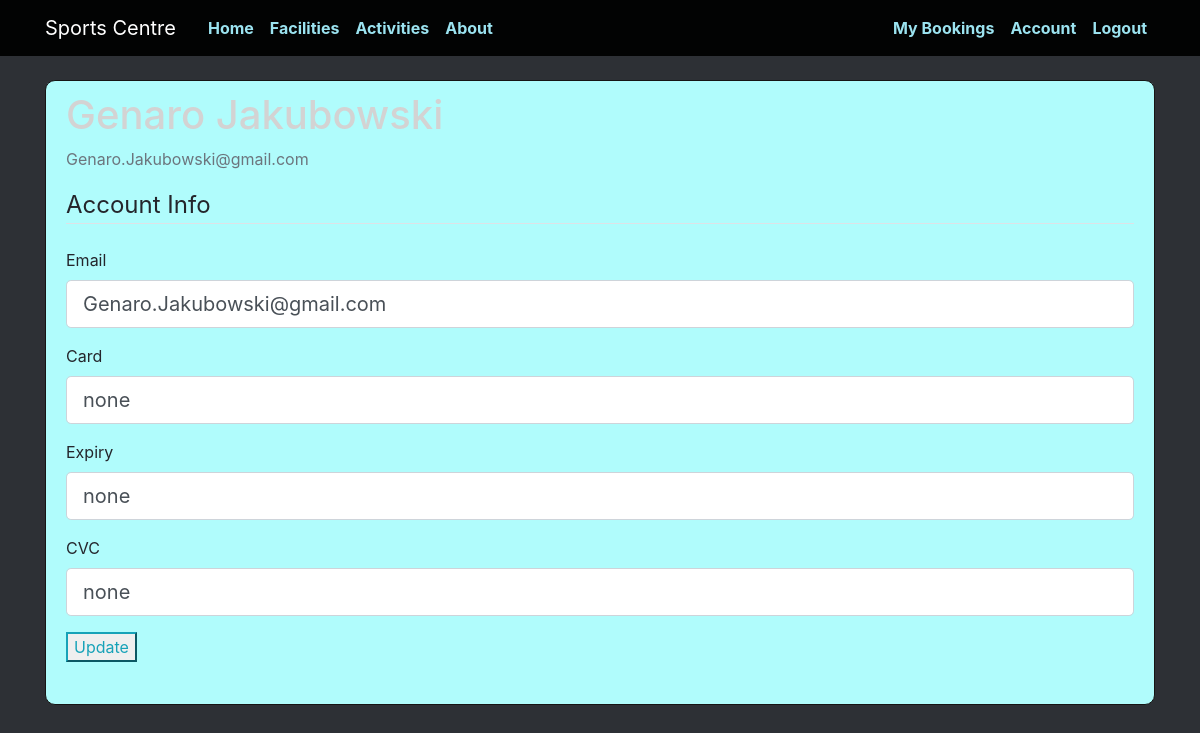
Page /account (signed in) on the committed database.
### app/models.py (models this page shows)
class User(db.Model, UserMixin):
  id = db.Column(db.Integer, primary_key=True)
  name = db.Column(db.String(100), nullable=False)
  email = db.Column(db.String(100), unique=True, nullable=False)
  password = db.Column(db.String(50), nullable=False)
  user_type = db.Column(db.Integer, default=1)
  card_number = db.Column(db.String, default="none")
  card_expiry = db.Column(db.String, default="none")
  card_CVC = db.Column(db.String, default="none")

### app/views.py (the view)
@app.route('/account', methods=['GET', 'POST'])
@login_required
def account():
  form = UpdateAccountForm()
  if form.validate_on_submit():
    current_user.email = form.email.data
    if is_integer_sequence(form.card_number.data, 16) and is_integer_sequence(form.card_expiry.data, 4) and is_integer_sequence(form.card_CVC.data, 3):
      current_user.card_number = form.card_number.data
      current_user.card_expiry = form.card_expiry.data
      current_user.card_CVC = form.card_CVC.data
      db.session.commit()
      flash('Account has been updated', 'success')
    else:
      flash('Invalid card details', 'danger')
    return redirect(url_for('account'))
  elif request.method == 'GET':
    form.email.data = current_user.email
    form.card_number.data = current_user.card_number
    form.card_expiry.data = current_user.card_expiry
    form.card_CVC.data = current_user.card_CVC
  return render_template('account.html', title="Account", form=form)

### app/forms.py (shortened to what this page needs)
class UpdateAccountForm(Form):
  email = StringField('Email', validators=[DataRequired(), Email()])
  card_number = StringField('Card')
  card_expiry = StringField('Expiry')
  card_CVC = StringField('CVC')
  submit = SubmitField('Update')

### app/models.py (called while the page is built)
@login_manager.user_loader
def load_user(user_id):
  return User.query.get(int(user_id))

### app/templates/account.html (shortened to what this page needs)
{% extends "index.html" %}
{% block content %}
  <div class="content-section">
    <div class="media">
      <div class="media-body">
        <h2 class="account-heading">{{ current_user.name }}</h2>
        <p class="text-secondary">{{ current_user.email }}</p>
      </div>
    </div>
    <form method="POST" cation="">
      <fieldset class="form-group">
        <legend class="border-bottom mb-4">Account Info</legend>
        <div class="form-group">
          {{ form.email.label(class="form-control-label") }}
          {% if form.email.errors %}
            {{ form.email(class="form-control form-control-lg is-invalid") }}
            <div class="inalid-feedback">
              {% for error in form.email.errors %}
                <span>{{ error }}</span>
              {% endfor %}
            </div>
          {% else %}
            {{ form.email(class="form-control form-control-lg") }}
          {% endif %}
        </div>
        <div class="form-group">
          {{ form.card_number.label(class="form-control-label") }}
          {% if form.card_number.errors %}
            {{ form.card_number(class="form-control form-control-lg is-invalid") }}
            <div class="inalid-feedback">
              {% for error in form.card_number.errors %}
                <span>{{ error }}</span>
              {% endfor %}
            </div>
          {% else %}
            {{ form.card_number(class="form-control form-control-lg") }}
          {% endif %}
        </div>
        <div class="form-group">
          {{ form.card_expiry.label(class="form-control-label") }}
          {% if form.card_expiry.errors %}
            {{ form.card_expiry(class="form-control form-control-lg is-invalid") }}
            <div class="inalid-feedback">
              {% for error in form.card_expiry.errors %}
                <span>{{ error }}</span>
              {% endfor %}
            </div>
          {% else %}
            {{ form.card_expiry(class="form-control form-control-lg") }}
          {% endif %}
        </div>
        <div class="form-group">
          {{ form.card_CVC.label(class="form-control-label") }}
          {% if form.card_CVC.errors %}
            {{ form.card_CVC(class="form-control form-control-lg is-invalid") }}
            <div class="inalid-feedback">
              {% for error in form.card_CVC.errors %}
                <span>{{ error }}</span>
              {% endfor %}
            </div>
          {% else %}
            {{ form.card_CVC(class="form-control form-control-lg") }}
          {% endif %}
        </div>
      <div class="form-group">
        {{ form.submit(class="btw btn-outline-info") }}
      </div>
    </form>
  </div>
{% endblock %}

### app/static/style.css (style rules this page uses)
body { background: rgb(45, 48, 53); color: rgb(36, 37, 43); margin-top: 5rem; }
h2 { color: lightgrey; }
.content-section { background: #b0fcfc; padding: 10px 20px; border: 1px solid #161515; border-radius: 10px; margin-bottom: 15px; }
.account-heading { font-size: 2.5rem; }

### rows in the picture
User: email "Genaro.Jakubowski@gmail.com", card_number "none", card_expiry "none", card_CVC "none"
